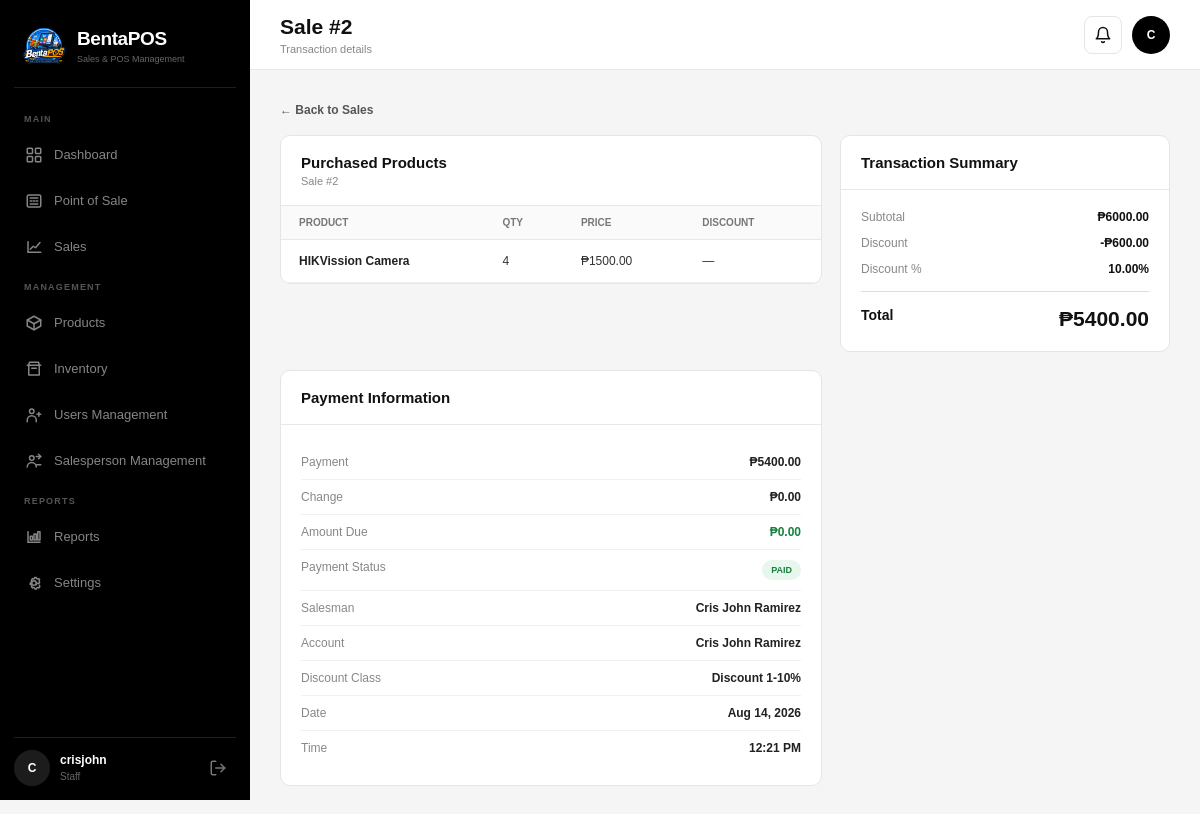
The app's page /kitaPos/sales/2/ (signed in), older data.
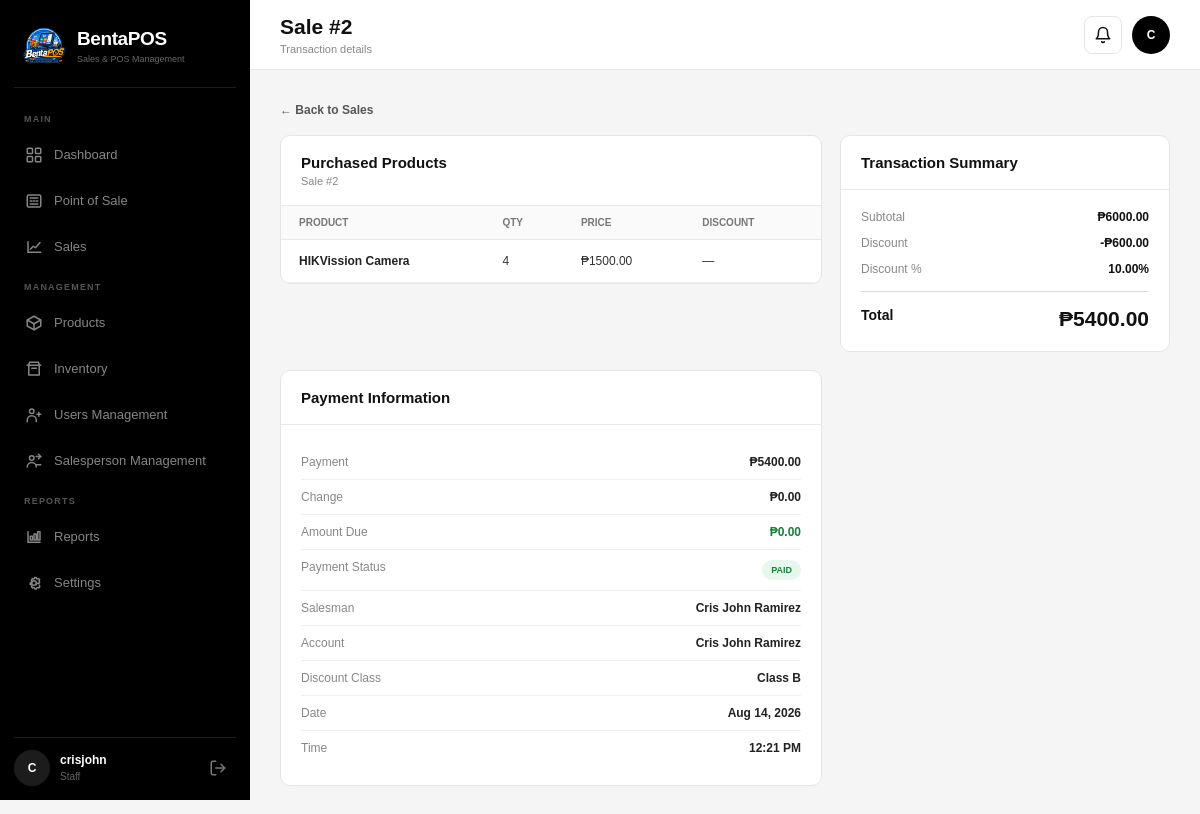
The same page, newer data.
### core/models.py (models this page shows, shortened)
class Sale(models.Model):
    PAYMENT_STATUS_CHOICES = [
        ("PAID", "Paid"),
        ("UNPAID", "Unpaid"),
        ("PARTIAL", "Partially Paid"),
    ]
    staff = models.ForeignKey(
        User,
        on_delete=models.SET_NULL,
        null=True,
        blank=True,
        related_name="processed_sales"
    )
    salesperson = models.ForeignKey(
        Salesperson,
        on_delete=models.SET_NULL,
        null=True,
        blank=True,
        related_name="sales"
    )
    discount_class = models.ForeignKey(
        DiscountClass,
        on_delete=models.SET_NULL,
        null=True,
        blank=True,
        related_name="sales"
    )
    subtotal = models.DecimalField(
        max_digits=12,
        decimal_places=2,
        default=Decimal("0.00")
    )
    discount_percent = models.DecimalField(
        max_digits=5,
        decimal_places=2,
        default=Decimal("0.00")
    )
    discount_amount = models.DecimalField(
        max_digits=12,
        decimal_places=2,
        default=Decimal("0.00")
    )
    total = models.DecimalField(
        max_digits=12,
        decimal_places=2,
        default=Decimal("0.00")
    )
    payment_status = models.CharField(
        max_length=10,
        choices=PAYMENT_STATUS_CHOICES,
        default="UNPAID"
    )
    payment = models.DecimalField(
        max_digits=12,
        decimal_places=2,
        default=Decimal("0.00")
    )
    change = models.DecimalField(
        max_digits=12,
        decimal_places=2,
        default=Decimal("0.00")
    )
    notes = models.TextField(
        blank=True,
        null=True
    )
    created_at = models.DateTimeField(
        auto_now_add=True
    )
    class Meta:
        ordering = ["-created_at"]

class DiscountClass(models.Model):
    CLASS_CHOICES = [
        ("A", "Class A"),
        ("B", "Class B"),
        ("C", "Class C"),
    ]
    code = models.CharField(
        max_length=1,
        choices=CLASS_CHOICES,
        unique=True
    )
    name = models.CharField(
        max_length=100
    )
    max_discount = models.DecimalField(
        max_digits=5,
        decimal_places=2,
        default=0
    )
    open_discount = models.BooleanField(
        default=False
    )
    class Meta:
        ordering = ["code"]

### core/views.py (the view)
# urls.py: path("sales/<int:sale_id>/", views.sale_detail, name="sale-detail"),
@login_required
def sale_detail(request, sale_id):
    sale = get_object_or_404(
        Sale.objects
        .select_related(
            "staff",
            "discount_class",
        )
        .prefetch_related(
            "items__product",
        ),
        id=sale_id
    )
    amount_due = max(
        sale.total - sale.payment,
        0
    )
    if sale.payment >= sale.total:
        payment_status = "PAID"
    elif sale.payment > 0:
        payment_status = "PARTIAL"
    else:
        payment_status = "UNPAID"
    context = {
        "sale": sale,
        "amount_due": amount_due,
        "payment_status": payment_status,
    }
    return render(
        request,
        "pages/sale_detail.html",
        context
    )

### core/templates/pages/sale_detail.html (shortened to what the changed rows need)
{% extends "base.html" %}
{% block page_title %}
    Sale #{{ sale.id }}
{% endblock %}
{% block page_subtitle %}
    Transaction details
{% endblock %}
{% block content %}
<div class="sale-detail">
    <div class="detail-grid">
        <div class="detail-card">
            <div class="detail-header">
                <div class="detail-title">
                    Purchased Products
                </div>
                <div class="detail-subtitle">
                    Sale #{{ sale.id }}
                </div>
            </div>
            <div class="items-wrapper">
                <table class="items-table">
                    <thead>
                        <tr>
                            <th>
                                Product
                            </th>
                            <th>
                                Qty
                            </th>
                            <th>
                                Price
                            </th>
                            <th>
                                Discount
                            </th>
                            <th>
                            </th>
                        </tr>
                    </thead>
                </table>
            </div>
        </div>
        <div class="detail-card">
            <div class="summary">
                <div class="summary-row">
                    <span class="summary-label">
                        Subtotal
                    </span>
                    <span class="summary-value">
                        ₱{{ sale.subtotal|floatformat:2 }}
                    </span>
                </div>
                <div class="summary-row">
                    <span class="summary-label">
                        Discount
                    </span>
                    <span class="summary-value">
                        -₱{{ sale.discount_amount|floatformat:2 }}
                    </span>
                </div>
                <div class="summary-row">
                    <span class="summary-label">
                        Discount %
                    </span>
                    <span class="summary-value">
                        {{ sale.discount_percent|floatformat:2 }}%
                    </span>
                </div>
                <div class="total-row">
                    <span class="total-label">
                        Total
                    </span>
                    <span class="total-value">
                        ₱{{ sale.total|floatformat:2 }}
                    </span>
                </div>
            </div>
        </div>
        <div class="detail-card">
            <div class="info-list">
                <div class="info-row">
                    <span class="info-label">
                        Payment
                    </span>
                    <span class="info-value">
                        ₱{{ sale.payment|floatformat:2 }}
                    </span>
                </div>
                <div class="info-row">
                    <span class="info-label">
                        Change
                    </span>
                    <span class="info-value">
                        ₱{{ sale.change|floatformat:2 }}
                    </span>
                </div>
                <div class="info-row">
                    <span class="info-label">
                        Salesman
                    </span>
                    <span class="info-value">
                        {% if sale.salesman %}
                            {{ sale.salesman }}
                        {% elif sale.staff %}
                            {{ sale.staff.get_full_name|default:sale.staff.username }}
                        {% else %}
                            Unknown
                        {% endif %}
                    </span>
                </div>
                {% if sale.staff %}
                <div class="info-row">
                    <span class="info-label">
                        Account
                    </span>
                    <span class="info-value">
                        {{ sale.staff.get_full_name|default:sale.staff.username }}
                    </span>
                </div>
                {% endif %}
                <div class="info-row">
                    <span class="info-label">
                        Discount Class
                    </span>
                    <span class="info-value">
                        {% if sale.discount_class %}
                            {{ sale.discount_class.name }}
                        {% else %}
                            None
                        {% endif %}
                    </span>
                </div>
                <div class="info-row">
                    <span class="info-label">
                        Date
                    </span>
                    <span class="info-value">
                        {{ sale.created_at|date:"M d, Y" }}
                    </span>
                </div>
                <div class="info-row">
                    <span class="info-label">
                        Time
                    </span>
                    <span class="info-value">
                        {{ sale.created_at|date:"h:i A" }}
                    </span>
                </div>
            </div>
        </div>
    </div>
</div>
{% endblock %}

Row changes from the older to the newer data that the page shows:
changed through a linked row, Sale "12:21 PM": discount_class.name "Discount 1-10%" → "Class B"
